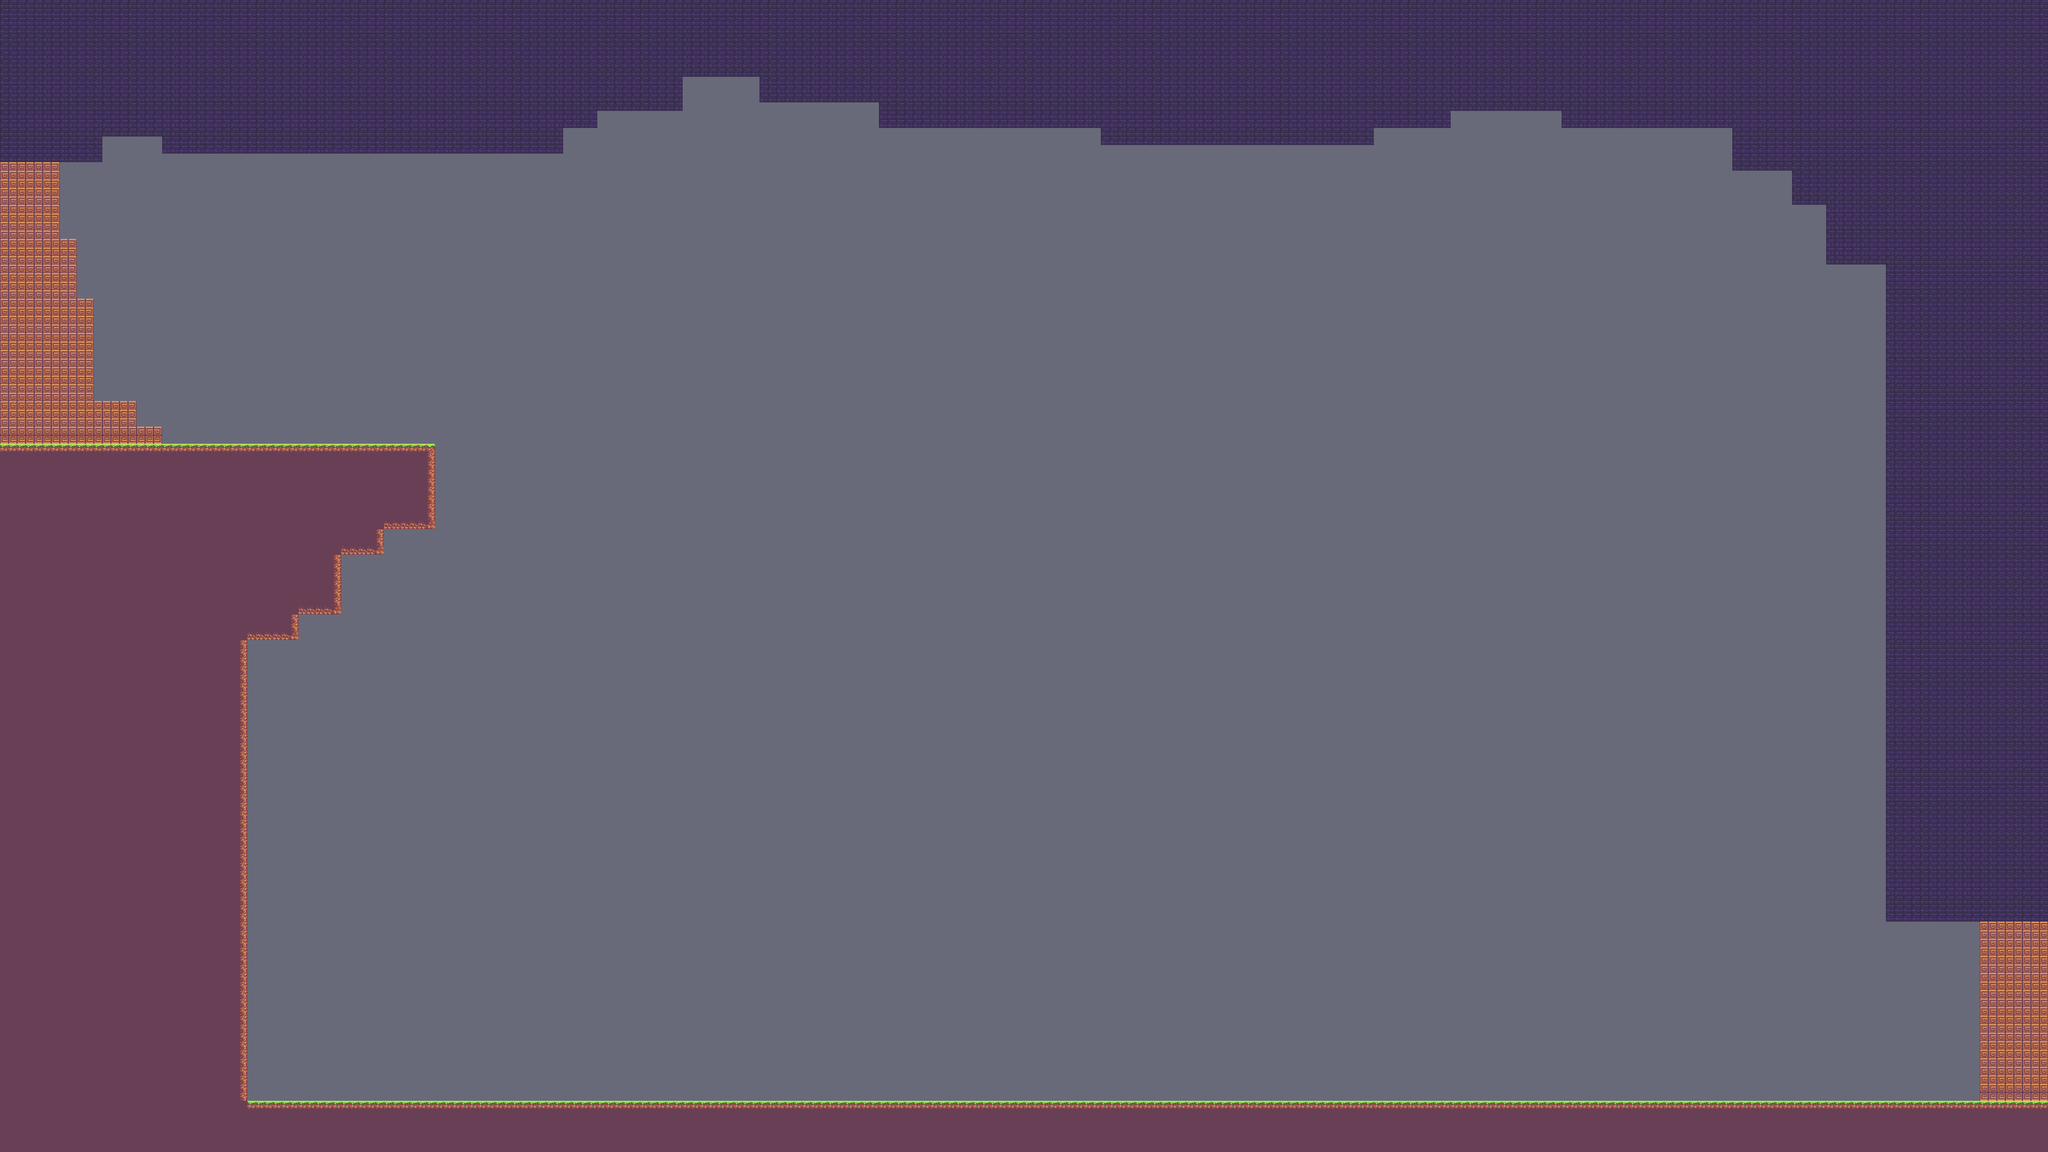

A level layout from a 2D game, rendered from its tile map. Below: a short description, then the map file with tile-grid data replaced by summaries:
An orthogonal 240x135 tile map with 16x16 px tiles, 2 tile layers (Floor_values, Floor), 3 tilesets.

<map version="1.4" tiledversion="1.4.2" orientation="orthogonal" renderorder="right-down" compressionlevel="0" width="240" height="135" tilewidth="16" tileheight="16" infinite="0" backgroundcolor="#696A79" nextlayerid="3" nextobjectid="1"><tileset firstgid="1" name="Floor_intgrid" tilewidth="16" tileheight="16" tilecount="6" columns="6" objectalignment="topleft" margin="0" spacing="0"><image source="Floor.intgrid.png" width="96" height="16" /></tileset><tileset firstgid="7" name="SunnyLand_by_Ansimuz_extended" tilewidth="16" tileheight="16" tilecount="483" columns="23" objectalignment="topleft" margin="0" spacing="0"><image source="../../Samples/LDtk to Unity/4.2.2/Sample/Samples/atlas/SunnyLand_by_Ansimuz-extended.png" width="368" height="336" /></tileset><tileset firstgid="490" name="Floor" tilewidth="16" tileheight="16" tilecount="6" columns="6" objectalignment="topleft"><image source="Floor.intgrid.png" width="96" height="16" /></tileset><layer id="1" name="Floor_values" width="240" height="135" opacity="1"><data>[32400 cells, 10216 non-empty, 3 distinct tile ids]</data></layer><layer id="2" name="Floor" width="240" height="135" opacity="1"><data>[32400 cells, 10216 non-empty, 8 distinct tile ids]</data></layer></map>
